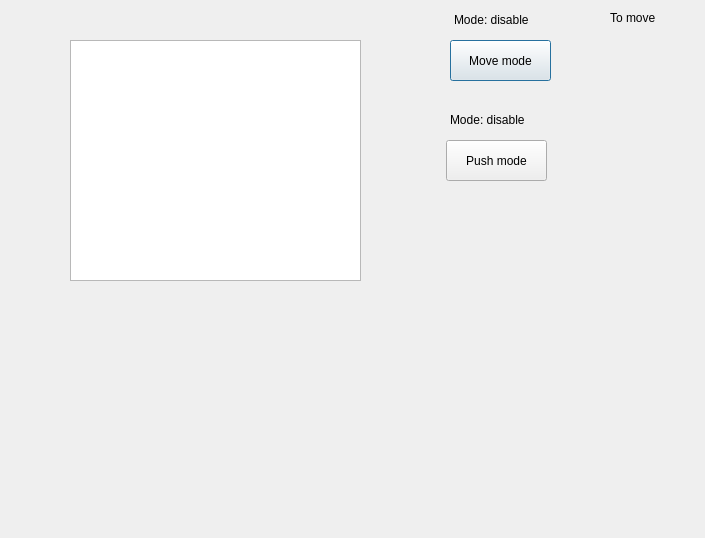
<?xml version="1.0" encoding="UTF-8"?>
<ui version="4.0">
 <class>TaskWindow</class>
 <widget class="QDialog" name="TaskWindow">
  <property name="geometry">
   <rect>
    <x>0</x>
    <y>0</y>
    <width>705</width>
    <height>538</height>
   </rect>
  </property>
  <property name="windowTitle">
   <string>Dialog</string>
  </property>
  <widget class="QListWidget" name="listBox">
   <property name="geometry">
    <rect>
     <x>70</x>
     <y>40</y>
     <width>291</width>
     <height>241</height>
    </rect>
   </property>
   <property name="movement">
    <enum>QListView::Static</enum>
   </property>
  </widget>
  <widget class="QPushButton" name="moveModeButton">
   <property name="geometry">
    <rect>
     <x>450</x>
     <y>40</y>
     <width>101</width>
     <height>41</height>
    </rect>
   </property>
   <property name="text">
    <string>Move mode</string>
   </property>
  </widget>
  <widget class="QLabel" name="moveModeLabel">
   <property name="geometry">
    <rect>
     <x>454</x>
     <y>10</y>
     <width>91</width>
     <height>20</height>
    </rect>
   </property>
   <property name="text">
    <string>Mode: disable</string>
   </property>
  </widget>
  <widget class="QPushButton" name="pushModeButton">
   <property name="geometry">
    <rect>
     <x>446</x>
     <y>140</y>
     <width>101</width>
     <height>41</height>
    </rect>
   </property>
   <property name="text">
    <string>Push mode</string>
   </property>
  </widget>
  <widget class="QLabel" name="pushModeLabel">
   <property name="geometry">
    <rect>
     <x>450</x>
     <y>110</y>
     <width>91</width>
     <height>20</height>
    </rect>
   </property>
   <property name="text">
    <string>Mode: disable</string>
   </property>
  </widget>
  <widget class="QLabel" name="label">
   <property name="geometry">
    <rect>
     <x>610</x>
     <y>10</y>
     <width>55</width>
     <height>16</height>
    </rect>
   </property>
   <property name="text">
    <string>To move</string>
   </property>
  </widget>
  <widget class="QLabel" name="moveItemList">
   <property name="geometry">
    <rect>
     <x>600</x>
     <y>50</y>
     <width>81</width>
     <height>101</height>
    </rect>
   </property>
   <property name="text">
    <string/>
   </property>
  </widget>
 </widget>
 <resources/>
 <connections/>
</ui>
